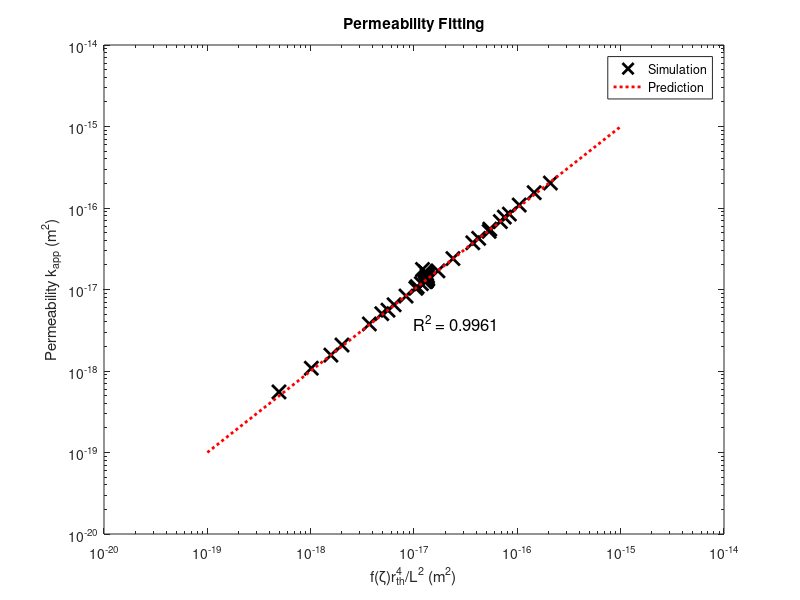

Source code (MATLAB):
clear; clc;
n = [20, 20, 20, 20, 20, 20, 20, 20, 20, 20,...
    20, 20, 20, 20, 20, 20, 20, 20, 20, 20,...
    20, 20, 20, 20, 20, 20, 20, 4, 6, 8,...
    10, 12, 14, 16, 13, 13, 13, 13, 20, 20,...
    20, 20, 20, 20, 20, 20, 20];
L = [621.3161, 1258.6771, 2533.7013, 5083.3477, 10185.7161,...
    20388.0699, 40794.1555, 635.6371, 634.4705, 631.1537,...
    624.5978, 618.4555, 613.9014, 609.3241, 604.4461,...
    601.8813, 600.0058, 700.7788, 700.7788, 700.7788,...
    687.0783, 567.8843, 492.5317, 443.2100, 411.6990,...
    392.5183, 378.8179, 402.1087, 429.5096, 458.2806,...
    485.6815, 514.4525, 541.8534, 569.2543, 528.1529,...
    528.1529, 528.1529, 528.1529, 1510.5201, 877.7475,...
    621.3161, 505.6674, 436.5938, 387.1275, 350.5268,...
    320.3374, 294.3087] * 1E-9;
Rp = [100, 200, 400, 800, 1600, 3200, 6400, 100, 100, 100,...
    100, 100, 100, 100, 100, 100, 100, 100, 100, 100,...
    100, 100, 100, 100, 100, 100, 100, 100, 100, 100,...
    100, 100, 100, 100, 100, 100, 100, 100, 100, 100,...
    100, 100, 100, 100, 100, 100, 100, 100] * 1e-9;
Rth = [38.4, 77.1, 154.0, 308.1, 616.2, 1232.3, 2464.4, 38.5, 38.5, 38.5,...
    38.5, 38.3, 38.1, 37.9, 37.6, 37.2, 36.6, 64.9, 61.7, 54.7,...
    43.1, 34.4, 27.8, 22.7, 18.6, 15.2, 12.4, 40.4, 40.1, 39.7,...
    39.4, 39.2, 38.9, 38.7, 39.2, 39.0, 39.0, 39.1, 36.4, 37.4,...
    38.3, 39.2, 40.0, 40.7, 41.3, 42.1, 42.9] * 1E-9;
V = [5.7362E-04, 1.1088E-03, 2.1927E-03, 4.3579E-03, 8.6955E-03,...
    1.7358E-02, 3.4681E-02, 5.4391E-04, 5.4603E-04, 5.5182E-04,...
    5.6480E-04, 5.8210E-04, 6.0203E-04, 6.2689E-04, 6.5892E-04,...
    6.9309E-04, 7.3469E-04, 1.2765E-03, 1.1428E-03, 8.9787E-04,...
    5.7341E-04, 5.1987E-04, 4.1920E-04, 3.3033E-04, 2.5326E-04,...
    1.8761E-04, 1.3750E-04, 6.3246E-04, 7.4848E-04, 7.6214E-04,...
    7.4321E-04, 7.0689E-04, 6.7155E-04, 6.3511E-04, 6.8918E-04,...
    6.8854E-04, 6.8651E-04, 6.8608E-04, 1.7876E-04, 3.5202E-04,...
    5.7333E-04, 7.9612E-04, 1.0303E-03, 1.3000E-03, 1.6077E-03,...
    1.9898E-03, 2.9764E-03];
D = [6.0927E-10, 2.5446E-09, 9.8929E-09, 4.0153E-08, 1.5733E-07,...
    6.4126E-07, 2.5691E-06, 6.4696E-10, 6.1584E-10, 6.2233E-10,...
    6.2325E-10, 6.1200E-10, 6.3061E-10, 6.2915E-10, 6.2755E-10,...
    6.8070E-10, 7.3124E-10, 1.3332E-09, 1.2022E-09, 9.6260E-10,...
    5.9568E-10, 5.3179E-10, 3.5663E-10, 2.4562E-10, 1.7411E-10,...
    1.2228E-10, 8.8001E-11, 8.3832E-10, 3.9926E-10, 3.6166E-10,...
    3.5211E-10, 3.8109E-10, 4.0779E-10, 4.7811E-10, 4.0232E-10,...
    4.0977E-10, 4.1960E-10, 4.3327E-10, 4.6762E-10, 5.3574E-10,...
    6.1638E-10, 6.8521E-10, 7.3813E-10, 8.6320E-10, 9.5341E-10,...
    1.0789E-09, 1.7174E-09];
k = [1.3516E-17, 5.1598E-17, 2.0255E-16, 8.0276E-16, 3.1923E-15,...
    1.2761E-14, 5.0897E-14, 1.2524E-17, 1.2593E-17, 1.2802E-17,...
    1.3290E-17, 1.3751E-17, 1.4328E-17, 1.4897E-17, 1.5785E-17,...
    1.6539E-17, 1.7609E-17, 8.4268E-17, 6.8034E-17, 4.2455E-17,...
    1.6942E-17, 1.0843E-17, 6.5001E-18, 3.7777E-18, 2.0819E-18,...
    1.0826E-18, 5.5419E-19, 5.0519E-18, 8.3021E-18, 1.0335E-17,...
    1.1778E-17, 1.2549E-17, 1.3031E-17, 1.3244E-17, 1.2907E-17,...
    1.2876E-17, 1.2796E-17, 1.2762E-17, 1.5653E-18, 5.5640E-18,...
    1.3499E-17, 2.3980E-17, 3.7448E-17, 5.5049E-17, 7.7361E-17,...
    1.0875E-16, 1.5424E-16];

% fitting
% index = [1:27, 32:47];
% X = [ones(length(D(index)), 1), log(n(index)'), log(L(index)'), log(V(index)')];
% Y = log(D(index)');
% [b, bint, r, rint, stats] = regress(Y, X);
% rcoplot(r, rint);

% plot
% index = [1:27, 32:47];
% X = n(index) .* L(index) .* V(index);
% Y = D(index);
% k = Y / X;
% loglog(X, Y, 'kx', 'markerSize', 10, 'linewidth', 2);
% hold on;
% plot(X, k * X, 'r', 'linewidth', 2);
% title('Dispersion Coefficient with Parameters');
% xlabel('nLV (m^2/s)');
% ylabel('Dispersion Coefficient D_m (m^2/s)');
% legend('Simulation', 'Fitting');

% fitting
% index = [1:27, 28:47];
% X = [ones(length(k(index)), 1), log(L(index)'), log(k(index)')];
% Y = log(D(index)');
% [b, bint, r, rint, stats] = regress(Y, X);
% rcoplot(r, rint);

% plot
index = [1:3, 8:47];
X = (L(index) .^ (-2)) .* (Rth(index) .^ 4);
c = (L(index) ./ (L(index)-2*Rp(index)) + L(index) ./ (sqrt(2)*L(index)-2*Rp(index)) * 4 + L(index) ./ (sqrt(3)*L(index)-2*Rp(index)) * 4) / 9 .* (0.1519 * n(index) - 0.3298);
X = X .* c;
Y = k(index);
loglog(X, Y, 'kx', 'markerSize', 10, 'linewidth', 2);
r = corrcoef(log(X), log(Y));
text(1e-17, 4e-18, ['R^2 = ', num2str(r(1,2)^2, '%.4f')], 'Fontsize', 12);
hold on;
plot([1e-19, 1e-15], [1e-19, 1e-15], 'r:', 'linewidth', 2);
title('Permeability Fitting');
xlabel('f(\zeta)r_{th}^4/L^2 (m^2)');
ylabel('Permeability k_{app} (m^2)');
legend('Simulation', 'Prediction');
